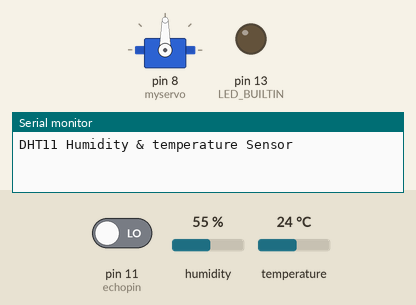
This sketch was run on a simulated Arduino Uno, built with avr-gcc and run on an emulated ATmega328P. Shown: servo, output pins drawn as LEDs (lit = HIGH), the last lines printed to the serial monitor. The inputs (shaded band) are chosen by the test bench; at power-on: humidity 55 %, pin 11 (echopin) LOW, temperature 24 °C. Pins used as bus, display or sensor lines are not drawn.

Above: at 2.7 s.
2.8 s: humidity set to 59 %
4.7 s: humidity set to 63 %
At 6.3 s:
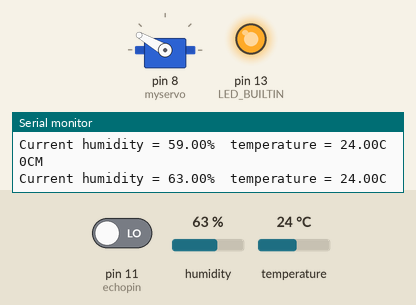
At 7.1 s:
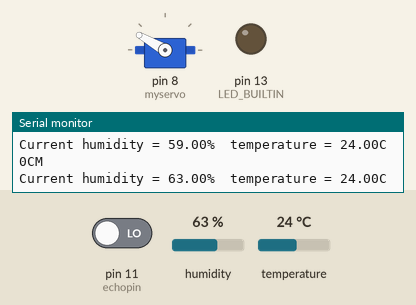
12.5 s: humidity set to 68 %
Timing chart, 0 to 19.8 s (numbered marks = the images above; inputs shaded):
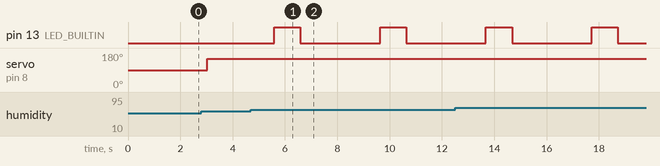

The sketch:

smart_with_humi.ino
```cpp
#include <Servo.h>
#include <dht.h>
#define dht_apin A1

dht DHT;
int trigpin=12;
int echopin=11;
Servo myservo;
int pos = 0;

void setup() {
myservo.attach(8);
Serial.begin(9600);
  pinMode(trigpin,OUTPUT);
  pinMode(echopin,INPUT);
  pinMode(LED_BUILTIN, OUTPUT);
  Serial.begin(9600);
  delay(500);
  Serial.println("DHT11 Humidity & temperature Sensor\n\n");
  delay(1000);


}

void loop() {
long duration,distance;
  digitalWrite(trigpin,HIGH);
  delay(500);
  digitalWrite(trigpin,LOW);
  duration=pulseIn(echopin,HIGH);
  distance=(duration/2)/29.1;
  Serial.print(distance);
  Serial.println("CM");
  delay(10);

  if((distance<=50))
  {
    for (pos = 0; pos <= 150; pos += 1)
    myservo.write(pos);
  }
  else
  {
    for (pos = 150; pos >= 0; pos -= 1)
    myservo.write(pos);
    }

     DHT.read11(dht_apin);
    Serial.print("Current humidity = ");
    Serial.print(DHT.humidity);
    Serial.print("%  ");
    Serial.print("temperature = ");
    Serial.print(DHT.temperature);
    Serial.println("C  ");
    delay(500);

{    if(DHT.humidity>=62)
    {
       digitalWrite(LED_BUILTIN, HIGH);
       delay(1000);
       digitalWrite(LED_BUILTIN, LOW);
       delay(1000);

    }
 else
 {
   digitalWrite(LED_BUILTIN, LOW);

 }

}
  }
```

Measured:
- the behaviour switches between 61 and 62 % on humidity (found by bisection; images 0 and 1)
- after the input at 4.7 s, pin 13 (LED_BUILTIN): alternates HIGH for 1.0 s and LOW for 3.0 s, starting after 0.89 s
